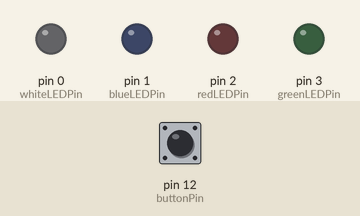
A sketch run on a simulated Arduino Uno, built with avr-gcc and run on an emulated ATmega328P. On the bench: output pins drawn as LEDs (lit = HIGH). The inputs (shaded band) are chosen by the test bench; at power-on: pin 12 (buttonPin) HIGH.

Above: at 1.2 s.
1.3 s: pin 12 (buttonPin) pulled LOW for 3.2 s
At 5.3 s:
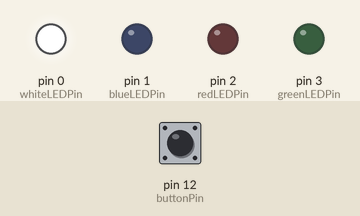
6.0 s: pin 12 (buttonPin) pulled LOW for 0.15 s
At 6.6 s:
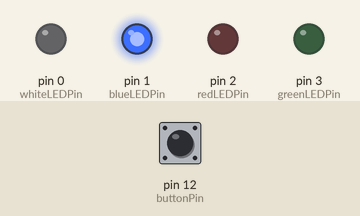
7.6 s: pin 12 (buttonPin) pulled LOW for 1 s
At 9.4 s:
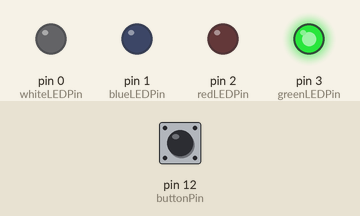
Timing chart, 0 to 10.9 s (numbered marks = the images above; inputs shaded):
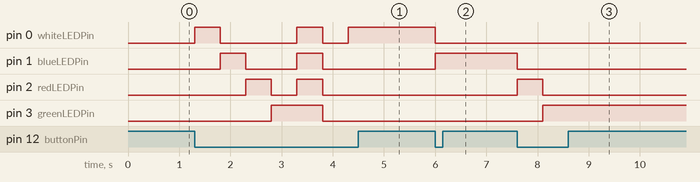

Measured:
- after the input at 1.3 s, pin 0 (whiteLEDPin): goes HIGH 0.50 s, LOW 1.5 s, HIGH 0.50 s, LOW 0.50 s, then HIGH, starting at once; pin 1 (blueLEDPin): alternates HIGH for 0.50 s and LOW for 1.0 s, 4 changes in all, then stays LOW, starting after 0.50 s
- after the input at 6.0 s, pin 0 (whiteLEDPin): HIGH → LOW at once; pin 1 (blueLEDPin): LOW → HIGH at once
- after the input at 7.6 s, pin 1 (blueLEDPin): HIGH → LOW at once; pin 2 (redLEDPin): LOW → HIGH at once, → LOW 0.50 s later; pin 3 (greenLEDPin): LOW → HIGH after 0.50 s

The sketch:

challenge2.ino
```cpp
int buttonPin = 12; // Arduino pin the button is connected to
int whiteLEDPin = 0; // white LED Pin
int blueLEDPin = 1;
int redLEDPin = 2;
int greenLEDPin = 3;

int buttonState = 0;

int activeLED = -1;


void setup() {
  // Set button as an input
  pinMode(buttonPin, INPUT);
  // Set LED as an output
  pinMode(whiteLEDPin, OUTPUT);
  pinMode(blueLEDPin, OUTPUT);
  pinMode(redLEDPin, OUTPUT);
  pinMode(greenLEDPin, OUTPUT);
  // Use Arduinos internal pull-up resistor
  digitalWrite(buttonPin, HIGH);

}

void loop() {
  // Read button value on Arduino
  buttonState = digitalRead(buttonPin);
  // Conditional if statement
  if ( buttonState == LOW ) {
    digitalWrite(activeLED, LOW);
    activeLED++;
    if (activeLED < 4) {
      digitalWrite(activeLED, HIGH);
    } else {
      if (activeLED == 4 ) {
       for (int i = 0; i < 4; i++ ){
        digitalWrite(i, HIGH);
       }
      } else {
        activeLED = -1;
        for (int i = 0; i < 4; i++ ){
          digitalWrite(i, LOW);
        }
      }
    }
    delay(500);
  }
}
```
